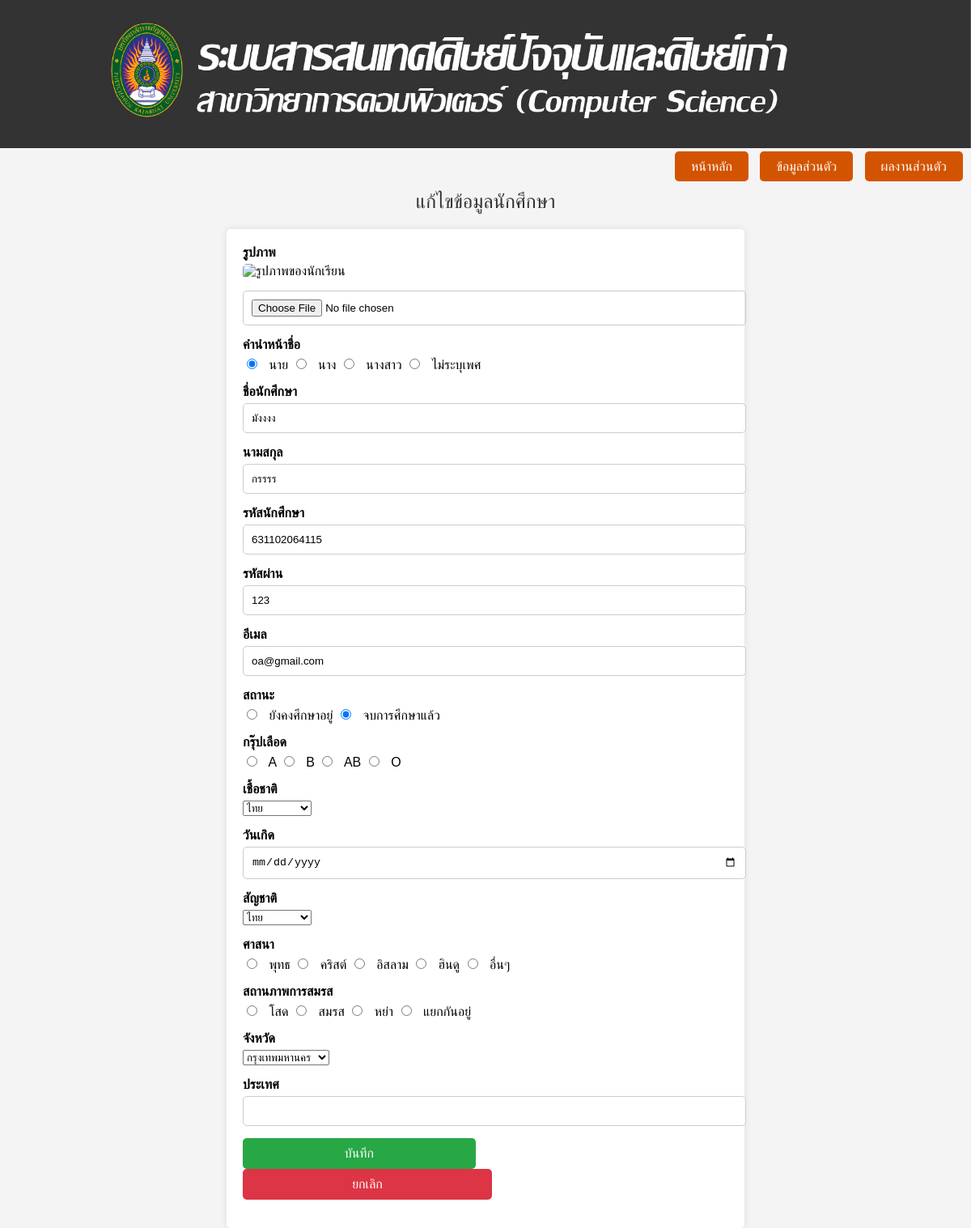
The app's page /editstd.php (signed in) with its own data.
### tables this page shows
CREATE TABLE `student` (
  `s_id` varchar(13) NOT NULL,
  `s_pws` varchar(15) NOT NULL,
  `s_pna` tinyint(2) NOT NULL COMMENT '1=นาย \r\n2=นาง \r\n3=นางสาว\r\n',
  `s_na` varchar(50) NOT NULL,
  `s_la` varchar(50) DEFAULT NULL,
  `s_email` varchar(50) DEFAULT NULL,
  `s_address` varchar(255) DEFAULT NULL,
  `s_stat` tinyint(2) DEFAULT NULL,
  `s_pic` blob DEFAULT NULL,
  `s_bloodtype` tinyint(1) DEFAULT NULL,
  `s_race` varchar(20) DEFAULT NULL,
  `s_birth` date DEFAULT NULL,
  `s_nationlity` varchar(20) DEFAULT NULL,
  `religious` tinyint(1) DEFAULT NULL,
  `s_marriage` tinyint(1) DEFAULT NULL,
  `s_province` varchar(20) DEFAULT NULL,
  `s_country` varchar(20) DEFAULT NULL,
  `s_gender` tinyint(1) DEFAULT NULL
);

### editstd.php (the view, shortened to what this page needs)
<?php
$conn = new mysqli("localhost", "root", "", "project");
$s_id = $_SESSION['s_id'];
$sql = "SELECT s_pic, s_pna, s_na, s_la, s_id, s_pws, s_email, s_stat, s_bloodtype, s_race, s_birth, s_nationlity, religious, s_marriage, s_province, s_country FROM student WHERE s_id = ?";
$stmt = $conn->prepare($sql);
$stmt->bind_param("i", $s_id);
$stmt->execute();
$result = $stmt->get_result();
if ($result->num_rows > 0) {
    $row = $result->fetch_assoc();
} else {
    $welcome_message = "ไม่พบข้อมูลนักศึกษา";
}
?>
<!DOCTYPE html>
<html lang="th">
<head>
</head>
<body>
    <img src="uploads/banner1.jpg" alt="Banner" class="banner">
    <div class="nav-buttons">
        <a href="mainstd.php">หน้าหลัก</a>
        <a href="stdprofile.php">ข้อมูลส่วนตัว</a>
        <a href="stdaward.php">ผลงานส่วนตัว</a>
    </div>
    <div class="center-text">
        แก้ไขข้อมูลนักศึกษา
    </div>
    <div class="form-container">
        <form action="editstd_process.php" method="post" enctype="multipart/form-data">
            <div class="form-group">
                <label>รูปภาพ</label>
                <img src="uploads/<?php echo $row['s_pic']; ?>" alt="รูปภาพของนักเรียน">
                <input type="file" name="s_pic">
            </div>
            <div class="form-group">
                <label>คำนำหน้าชื่อ</label>
                <input type="radio" name="s_pna" value="1" <?php echo $row['s_pna'] == 1 ? 'checked' : ''; ?>> นาย
                <input type="radio" name="s_pna" value="2" <?php echo $row['s_pna'] == 2 ? 'checked' : ''; ?>> นาง
                <input type="radio" name="s_pna" value="3" <?php echo $row['s_pna'] == 3 ? 'checked' : ''; ?>> นางสาว
                <input type="radio" name="s_pna" value="4" <?php echo $row['s_pna'] == 4 ? 'checked' : ''; ?>> ไม่ระบุเพศ
            </div>
            <div class="form-group">
                <label>ชื่อนักศึกษา</label>
                <input type="text" name="s_na" value="<?php echo $row['s_na']; ?>">
            </div>
            <div class="form-group">
                <label>นามสกุล</label>
                <input type="text" name="s_la" value="<?php echo $row['s_la']; ?>">
            </div>
            <div class="form-group">
                <label>รหัสนักศึกษา</label>
                <input type="text" name="s_id" value="<?php echo $row['s_id']; ?>" readonly>
            </div>
            <div class="form-group">
                <label>รหัสผ่าน</label>
                <input type="text" name="s_pws" value="<?php echo $row['s_pws']; ?>">
            </div>
            <div class="form-group">
                <label>อีเมล</label>
                <input type="text" name="s_email" value="<?php echo $row['s_email']; ?>">
            </div>
            <div class="form-group">
                <label>สถานะ</label>
                <input type="radio" name="s_stat" value="1" <?php echo $row['s_stat'] == 1 ? 'checked' : ''; ?>> ยังคงศึกษาอยู่
                <input type="radio" name="s_stat" value="0" <?php echo $row['s_stat'] == 0 ? 'checked' : ''; ?>> จบการศึกษาแล้ว
            </div>
            <div class="form-group">
                <label>กรุ๊ปเลือด</label>
                <input type="radio" name="s_bloodtype" value="1" <?php echo $row['s_bloodtype'] == 1 ? 'checked' : ''; ?>> A
                <input type="radio" name="s_bloodtype" value="2" <?php echo $row['s_bloodtype'] == 2 ? 'checked' : ''; ?>> B
                <input type="radio" name="s_bloodtype" value="3" <?php echo $row['s_bloodtype'] == 3 ? 'checked' : ''; ?>> AB
                <input type="radio" name="s_bloodtype" value="4" <?php echo $row['s_bloodtype'] == 4 ? 'checked' : ''; ?>> O
            </div>
            <div class="form-group">
    <label>เชื้อชาติ</label>
    <select name="s_race">
        <?php
        $races = [
            1 => "ไทย",
            2 => "ลาว",
            3 => "เมียนมา",
            4 => "เวียดนาม",
            5 => "กำพูชา",
            6 => "มาเลเซีย",
            7 => "อินโดนิเซีย",
            8 => "จีน",
            9 => "สหรัฐอเมริกา",
            10 => "อังกฤษ"
        ];
        foreach ($races as $key => $race) {
            echo "<option value=\"$key\" " . ($row['s_race'] == $key ? 'selected' : '') . ">$race</option>";
        }
        ?>
    </select>
</div>
            <div class="form-group">
                <label>วันเกิด</label>
                <input type="date" name="s_birth" value="<?php echo $row['s_birth']; ?>">
            </div>
            <div class="form-group">
    <label>สัญชาติ</label>
    <select name="s_nationlity">
        <?php
        $nationalities = [
            1 => "ไทย",
            2 => "ลาว",
            3 => "เมียนมา",
            4 => "เวียดนาม",
            5 => "กำพูชา",
            6 => "มาเลเซีย",
            7 => "อินโดนิเซีย",
            8 => "จีน",
            9 => "สหรัฐอเมริกา",
            10 => "อังกฤษ"
        ];
        foreach ($nationalities as $key => $nationality) {
            echo "<option value=\"$key\" " . ($row['s_nationlity'] == $key ? 'selected' : '') . ">$nationality</option>";
        }
        ?>
    </select>
</div>
            <div class="form-group">
                <label>ศาสนา</label>
                <input type="radio" name="religious" value="1" <?php echo $row['religious'] == 1 ? 'checked' : ''; ?>> พุทธ
                <input type="radio" name="religious" value="2" <?php echo $row['religious'] == 2 ? 'checked' : ''; ?>> คริสต์
                <input type="radio" name="religious" value="3" <?php echo $row['religious'] == 3 ? 'checked' : ''; ?>> อิสลาม
                <input type="radio" name="religious" value="4" <?php echo $row['religious'] == 4 ? 'checked' : ''; ?>> ฮินดู
                <input type="radio" name="religious" value="5" <?php echo $row['religious'] == 5 ? 'checked' : ''; ?>> อื่นๆ
            </div>
            <div class="form-group">
                <label>สถานภาพการสมรส</label>
                <input type="radio" name="s_marriage" value="1" <?php echo $row['s_marriage'] == 1 ? 'checked' : ''; ?>> โสด
                <input type="radio" name="s_marriage" value="2" <?php echo $row['s_marriage'] == 2 ? 'checked' : ''; ?>> สมรส
                <input type="radio" name="s_marriage" value="3" <?php echo $row['s_marriage'] == 3 ? 'checked' : ''; ?>> หย่า
                <input type="radio" name="s_marriage" value="4" <?php echo $row['s_marriage'] == 4 ? 'checked' : ''; ?>> แยกกันอยู่
            </div>
            <div class="form-group">
    <label>จังหวัด</label>
    <select name="s_province">
        <?php
        $provinces = [
            1 => "กรุงเทพมหานคร",
            2 => "กระบี่",
            3 => "กาญจนบุรี",
            4 => "กาฬสินธุ์",
            5 => "กำแพงเพชร",
            6 => "ขอนแก่น",
            7 => "จันทบุรี",
            8 => "ฉะเชิงเทรา",
            9 => "ชลบุรี",
            10 => "ชัยนาท",
            11 => "ชัยภูมิ",
            12 => "ชุมพร",
            13 => "เชียงใหม่",
            14 => "เชียงราย",
            15 => "ตรัง",
            16 => "ตราด",
            17 => "ตาก",
            18 => "นครนายก",
            19 => "นครปฐม",
            20 => "นครพนม",
            21 => "นครราชสีมา",
            22 => "นครศรีธรรมราช",
            23 => "นครสวรรค์",
            24 => "นนทบุรี",
            25 => "นราธิวาส",
            26 => "น่าน",
            27 => "บึงกาฬ",
            28 => "บุรีรัมย์",
            29 => "ปทุมธานี",
            30 => "ประจวบคีรีขันธ์",
            31 => "ปราจีนบุรี",
            32 => "ปัตตานี",
            33 => "พระนครศรีอยุธยา",
            34 => "พังงา",
            35 => "พัทลุง",
            36 => "พิจิตร",
            37 => "พิษณุโลก",
            38 => "เพชรบุรี",
            39 => "เพชรบูรณ์",
            40 => "แพร่",
            41 => "พะเยา",
            42 => "ภูเก็ต",
            43 => "มหาสารคาม",
            44 => "มุกดาหาร",
            45 => "แม่ฮ่องสอน",
            46 => "ยโสธร",
            47 => "ยะลา",
            48 => "ร้อยเอ็ด",
            49 => "ระนอง",
            50 => "ระยอง",
            51 => "ราชบุรี",
            52 => "ลพบุรี",
            53 => "ลำปาง",
            54 => "ลำพูน",
            55 => "เลย",
            56 => "ศรีสะเกษ",
            57 => "สกลนคร",
            58 => "สงขลา",
            59 => "สตูล",
            60 => "สมุทรปราการ",
            61 => "สมุทรสงคราม",
            62 => "สมุทรสาคร",
            63 => "สระแก้ว",
            64 => "สระบุรี",
            65 => "สิงห์บุรี",
            66 => "สุโขทัย",
            67 => "สุพรรณบุรี",
            68 => "สุราษฎร์ธานี",
            69 => "สุรินทร์",
            70 => "หนองคาย",
            71 => "หนองบัวลำภู",
            72 => "อ่างทอง",
            73 => "อุดรธานี",
            74 => "อุทัยธานี",
            75 => "อุตรดิตถ์",
            76 => "อุบลราชธานี",
            77 => "อำนาจเจริญ"
        ];
        foreach ($provinces as $key => $province) {
            echo "<option value=\"$key\" " . ($row['s_province'] == $key ? 'selected' : '') . ">$province</option>";
        }
        ?>
    </select>
</div>
            <div class="form-group">
                <label>ประเทศ</label>
                <input type="text" name="s_country" value="<?php echo $row['s_country']; ?>">
            </div>
            <div class="form-group">
                <button type="submit" class="btn-save">บันทึก</button>
                <a href="stdprofile.php" class="btn-cancel">ยกเลิก</a>
            </div>
        </form>
    </div>
</body>
</html>

### editstd.php (style rules this page uses)
body { font-family: Arial, sans-serif; margin: 0; padding: 0; background-color: #f4f4f4; }
.banner { width: 100%; height: auto; }
.nav-buttons { text-align: right; margin: 10px; }
.nav-buttons a { padding: 10px 20px; background-color: #D35400; color: white; text-decoration: none; border-radius: 5px; margin-left: 10px; }
.form-group img { max-width: 300px; max-height: 300px; border-radius: 5px; margin-bottom: 15px; }
.center-text { text-align: center; margin: 20px 0; font-size: 24px; color: #333; }
.form-container { width: 50%; margin: 0 auto; padding: 20px; background-color: white; border-radius: 5px; box-shadow: 0 0 10px rgba(0,0,0,0.1); }
.form-group { margin-bottom: 15px; }
.form-group label { display: block; font-weight: bold; margin-bottom: 5px; }
.form-group input[type="text"], .form-group input[type="password"], .form-group input[type="radio"], .form-group input[type="date"], .form-group input[type="file"] { width: 100%; padding: 10px; border: 1px solid #ccc; border-radius: 5px; }
.form-group img { max-width: 100%; height: auto; border-radius: 5px; margin-bottom: 15px; }
.form-group input[type="radio"] { width: auto; margin-right: 10px; }
.btn-save, .btn-cancel { display: inline-block; width: 48%; padding: 10px; background-color: #28a745; color: white; text-align: center; border: none; border-radius: 5px; text-decoration: none; font-size: 16px; }
.btn-cancel { background-color: #dc3545; }

### records on screen
student: s_pna "☑", s_na "มังงงง", s_la "กรรรร", s_id "631102064115", s_pws "123", s_email "oa@gmail.com", s_stat "☑"

### other values on screen
form field s_race "ไทย"
form field s_nationlity "ไทย"
form field s_province "กรุงเทพมหานคร"
